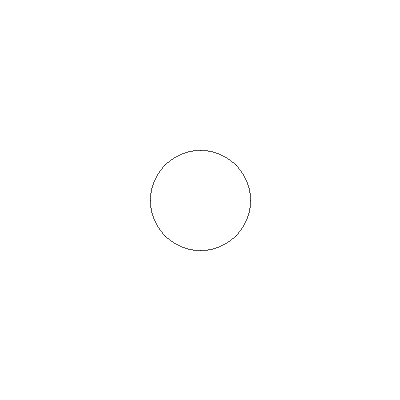
Frame 1 (no input)
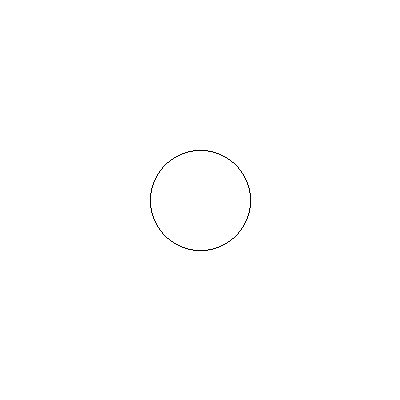
Frame 60 (the mouse pressed at the canvas centre just before this capture)
Frame 120 (the mouse held since frame 60 and released just before this capture): identical to frame 60, image omitted

The Processing sketch that drew these frames (run headless with seeded random() and noise(); from frame 60 on, the mouse is pressed at the canvas centre):

// Processing sketch: BresenhamCircle
// ── BresenhamCircle.pde
void setup()
{
size(400,400);
background(255);
}
Mld mld=new Mld();
void draw()
{
mld.mldg();
}
public class Mld
{
Mld(){};
void mldg()
{
int xc=200;int yc=200;
int r=50;
int x=0,y=r,d=3-(2*r);
point(x+xc,y+yc);
point(x+xc,-y+yc);
point(-x+xc,-y+yc);
point(-x+xc,y+yc);
point(y+xc,x+yc);
point(y+xc,-x+yc);
point(-y+xc,-x+yc);
point(-y+xc,x+yc);
while(x<=y)
{
if(d<=0)
{
d=d+(4*x)+6;
}
else
{
d=d+(4*x)-(4*y)+10;
y=y-1;
}
x=x+1;
point(x+xc,y+yc);
point(x+xc,-y+yc);
point(-x+xc,-y+yc);
point(-x+xc,y+yc);
point(y+xc,x+yc);
point(y+xc,-x+yc);
point(-y+xc,-x+yc);
point(-y+xc,x+yc);
} }}
